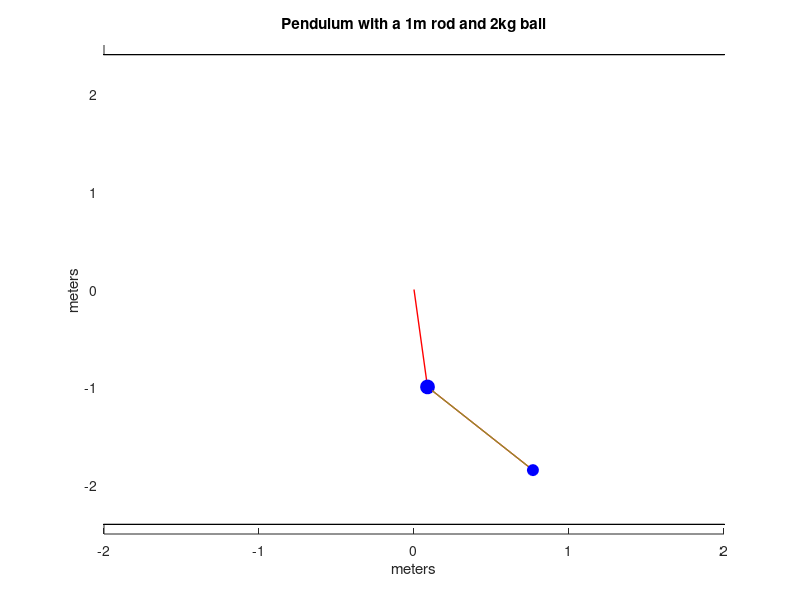

Write the MATLAB code that produced this figure.
clc
angle = input('Enter angle of pendulum: ');
tme = 0.0001; %the Increment used
l = 1; % length of the rod
l2 = 2;
angle2 = 22.56;
angle = angle * (pi/180);
angle2= angle2 * (pi/180);
position = 0;
position2 =0;
runsthrough = 0;
runsthrough2 = 0;
velocity = 0;
velocity2 = 0;
%sets up for the video
%v=VideoWriter('pr6','MPEG-4');
%v.FrameRate = 60;
%open(v);
velocityChange = ((sin(angle)*9.8065)*tme) - ((sin(angle2)*9.8065)*tme); 
velocityChange2 = ((sin(angle)*9.8065)*tme) + ((sin(angle2)*9.8065)*tme); 
lim = 10;
it = 0;



while velocityChange ~= 0                      %runs loop until the velocity change goes from + to - (which will happen at bottom of motion)
    acceleration = (sin(angle) * 9.8065) - (sin(angle2)*9.8065);
    acceleration2 = (sin(angle) * 9.8065) + (sin(angle2)*9.8065);
    
    velocityChange = (acceleration * tme)- (acceleration2*tme);
    velocityChange2 = (acceleration * tme)+ (acceleration2*tme);
    
    velocity = (velocity + velocityChange)-( velocity2 + velocityChange2);
    velocity2 = (velocity + velocityChange)+( velocity2 + velocityChange2);
    
    positionChange =((acceleration/2) * (tme^2) + (velocity * tme)) - ((acceleration2/2) * (tme^2) + (velocity2 * tme));
    
    positionChange2 =((acceleration/2) * (tme^2) + (velocity * tme)) + ((acceleration2/2) * (tme^2) + (velocity2 * tme));
it = it+1;
 remainder = rem(it,2); 

 if remainder == 0   % only plots every other point, so that the simulation is smooth
    angle = (angle-positionChange) - (angle2-positionChange2);
    angle2 = (angle-positionChange) + (angle2-positionChange2);
    
    position = (position + positionChange)-(position2 + positionChange2);
    position = (position + positionChange)+(position2 + positionChange2);
    
   hold on;

    fill([-l-0.2*l l+0.2*l l+0.2*l -l-0.2*l],[-l-0.2*l -l-0.2*l l+0.2*l l+0.2*l],'w'); % clears background
    fill([-l2-0.2*l2 l2+0.2*l2 l2+0.2*l2 -l2-0.2*l2],[-l2-0.2*l2 -l2-0.2*l2 l2+0.2*l2 l2+0.2*l2],'w'); % clears background
    
    plot([0 l*sin(angle)],[0 -l*cos(angle)],'r','LineWidth',1); % plots rod
    plot(l*sin(angle),-l*cos(angle),'Marker','o','MarkerSize',10,'MarkerFaceColor','b','MarkerEdgeColor','b'); % plots bob
    
     plot([l*sin(angle) l2*sin(angle2)],[-l*cos(angle) -l2*cos(angle2)],'r','LineWidth',1); % plots rod
    plot([l*sin(angle) l2*sin(angle2)],[-l*cos(angle) -l2*cos(angle2)],'Marker','o','MarkerSize',8,'MarkerFaceColor','b','MarkerEdgeColor','b'); % plots bob
    
    xlim([-2 2]);
    ylim([-2.5 2.5]);
    xlabel('meters') %x axis
ylabel('meters') % y axis

    title('Pendulum with a 1m rod and 2kg ball');
  frame=getframe(gcf);% create the video 
 % writeVideo(v,frame);
   pause(0.05);

    
 end

   if it == 180
       disp 'done';
       
       break;
   end

    runsthrough = runsthrough + 1;
     
end


%close(v);
disp 'The time of the period is: ';
time =  (runsthrough * tme)/2.68177 %% to get the correct time for one cycle 
disp 'the grpah animation has been saved under pr6.mp4';